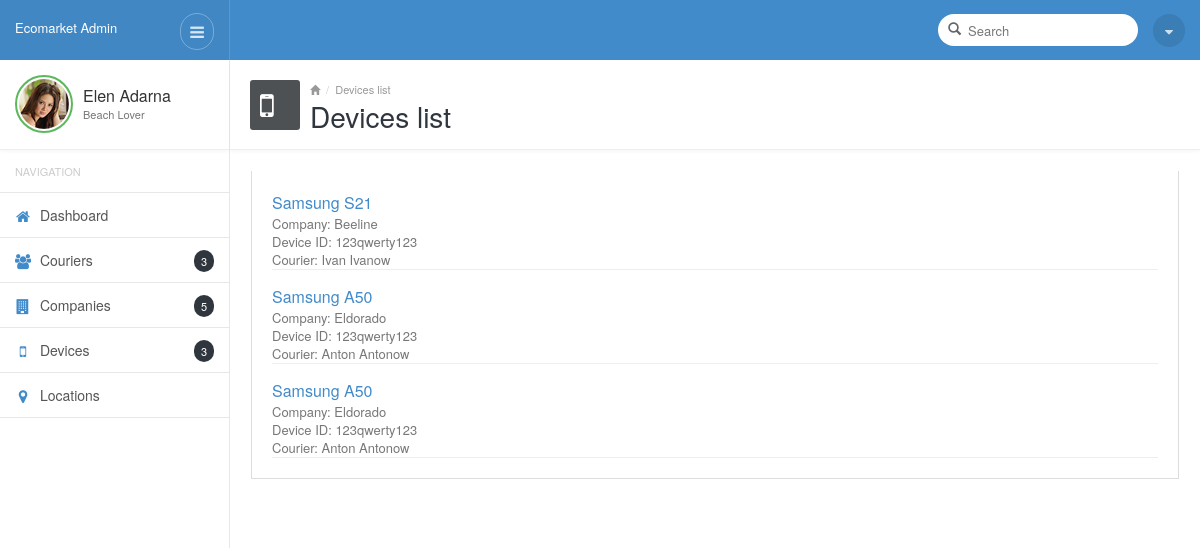
/devices/ (signed in), run on the app's committed database.
### core/models.py (models this page shows, shortened)
class Devices(models.Model):
    company = models.ForeignKey(
        Companies, verbose_name="Company", on_delete=models.CASCADE)
    device_id = models.CharField("Device ID", max_length=32)
    device_model = models.CharField("Device model", max_length=255)
    created_at = models.DateField("Created at", auto_now_add=True)
    updated_at = models.DateField("Updated at", auto_now=True)
    app = models.CharField("App name", max_length=255)
    version = models.CharField("App version", max_length=10)
    courier = models.ForeignKey(
        Couriers, verbose_name="Courier", on_delete=models.CASCADE, null=True, blank=True)
    class Meta:
        verbose_name = "Device"
        verbose_name_plural = "Devices"

class Companies(models.Model):
    name = models.CharField("Company name", max_length=255)
    created_at = models.DateField("Created at", auto_now_add=True,)
    updated_at = models.DateField("Updated at", auto_now=True)
    class Meta:
        verbose_name = "Company"
        verbose_name_plural = "Companies"
    def __str__(self) -> str:
        return self.name

class Couriers(AbstractBaseUser):
    phone = models.DecimalField(
        "Phone number", max_digits=12, decimal_places=0, unique=True)
    full_name = models.CharField("Full name", max_length=255)
    pasp_number = models.CharField(
        "Passport number", max_length=255, blank=True)
    address = models.CharField("Address", max_length=255, blank=True)
    date_joined = models.DateTimeField(
        "Registered date", auto_now_add=True, null=True)
    last_login = models.DateTimeField(
        "Last login date", auto_now=True, null=True)
    is_admin = models.BooleanField(default=False)
    is_active = models.BooleanField(default=True)
    is_staff = models.BooleanField(default=False)
    is_superuser = models.BooleanField(default=False)
    USERNAME_FIELD = 'phone'
    REQUIRED_FIELDS = ["full_name"]
    objects = CouriersManager()
    class Meta:
        verbose_name = "Courier"
        verbose_name_plural = "Couriers"
    def __str__(self) -> str:
        return str(self.full_name)

### core/views.py (the view)
# urls.py: path("devices/", DevicesListPage.as_view(), name="devices_list_page_link"),
class DevicesListPage(BaseListView):
    template_name = "devices.html"
    context_object_name = "devices"
    queryset = Devices.objects.all()

### core/views.py (called while the page is built)
    def dispatch(self, *args, **kwargs):
        if not self.request.user.is_authenticated:
            return redirect('/login/')
        return super().dispatch(*args, **kwargs)

    def get_context_data(self, **kwargs):
        context = super().get_context_data(**kwargs)
        context['couriers_count'] = Couriers.objects.count()
        context['companies_count'] = Companies.objects.count()
        context['devices_count'] = Devices.objects.count()
        return context

### templates/devices.html
{% extends 'base.html' %}
{% load static %}
{% block content %}
<div class="mainpanel">
    <div class="pageheader">
        <div class="media">
            <div class="pageicon pull-left">
                <i class="fa fa-mobile"></i>
            </div>
            <div class="media-body">
                <ul class="breadcrumb">
                    <li><a href="{% url 'main_page_link' %}"><i class="glyphicon glyphicon-home"></i></a></li>
                    <li>Devices list</li>
                </ul>
                <h4>Devices list</h4>
            </div>
        </div>
    </div>
    <div class="contentpanel">
        <div class="row">
            <div class="col-sm-12 col-md-12">
                <div class="panel panel-dark-head">
                    <div class="panel-body">
                        <div class="results-list">
                            {% for device in devices %}
                            <div class="media">
                                <div class="media-body">
                                    <h4 class="filename text-primary">{{ device.device_model }}</h4>
                                    <span class="text-muted">Company: {{ device.company }}</span><br />
                                    <span class="text-muted">Device ID: {{ device.device_id }}</span><br />
                                    <span class="text-muted">Courier: {{device.courier}}</span>
                                </div>
                            </div>
                            {% endfor %}
                        </div>
                    </div>
                </div>
            </div>
        </div>
    </div>
</div>
{% endblock content %}

### static/css/style.default.css (style rules this page uses)
body { font-size: 13px; color: #636E7B; background-color: #fff; }
a { outline: none !important; }
.mainpanel { margin-left: 230px; }
.pageheader { padding: 20px; border-bottom: 1px solid #eee; padding-bottom: 20px; height: 90px; -webkit-box-shadow: 0 2px 3px rgba(0,0,0,0.03); box-shadow: 0 2px 3px rgba(0,0,0,0.03); }
.pageheader .media { padding: 0; clear: both; }
.pageheader .pageicon { width: 50px; height: 50px; background-color: #4e5154; display: inline-block; color: #fff; font-size: 32px; border-radius: 3px; padding-top: 1px; padding-left: 10px; }
.pageheader .breadcrumb { margin: 0; padding: 0; background: none; font-size: 11px; color: #999; line-height: 18px; }
.pageheader .breadcrumb li a { color: #333; }
.pageheader .breadcrumb li a i { color: #999; font-size: 10px; }
.pageheader h4 { margin: -2px 0 0 0; font-size: 28px; font-weight: 500; color: #2f363d; line-height: normal; }
.contentpanel { position: relative; padding: 20px; }
.panel-primary-head .panel-body, .panel-success-head .panel-body, .panel-warning-head .panel-body, .panel-danger-head .panel-body, .panel-info-head .panel-body, .panel-dark-head .panel-body { border: 1px solid #ddd; border-top: 0; }
.results-list .media { border-bottom: 1px solid #eee; }
.results-list .filename { margin: 0; font-size: 16px; }
.results-list .media-body { line-height: 18px; }

### data on the page
Devices: device_model "Samsung S21", company "Beeline", device_id "123qwerty123", courier "Ivan Ivanow"
Devices: device_model "Samsung A50", company "Eldorado", device_id "123qwerty123", courier "Anton Antonow"
Devices: device_model "Samsung A50", company "Eldorado", device_id "123qwerty123", courier "Anton Antonow"

### other printed values
{{ couriers_count }} "3"
{{ companies_count }} "5"
{{ devices_count }} "3"
